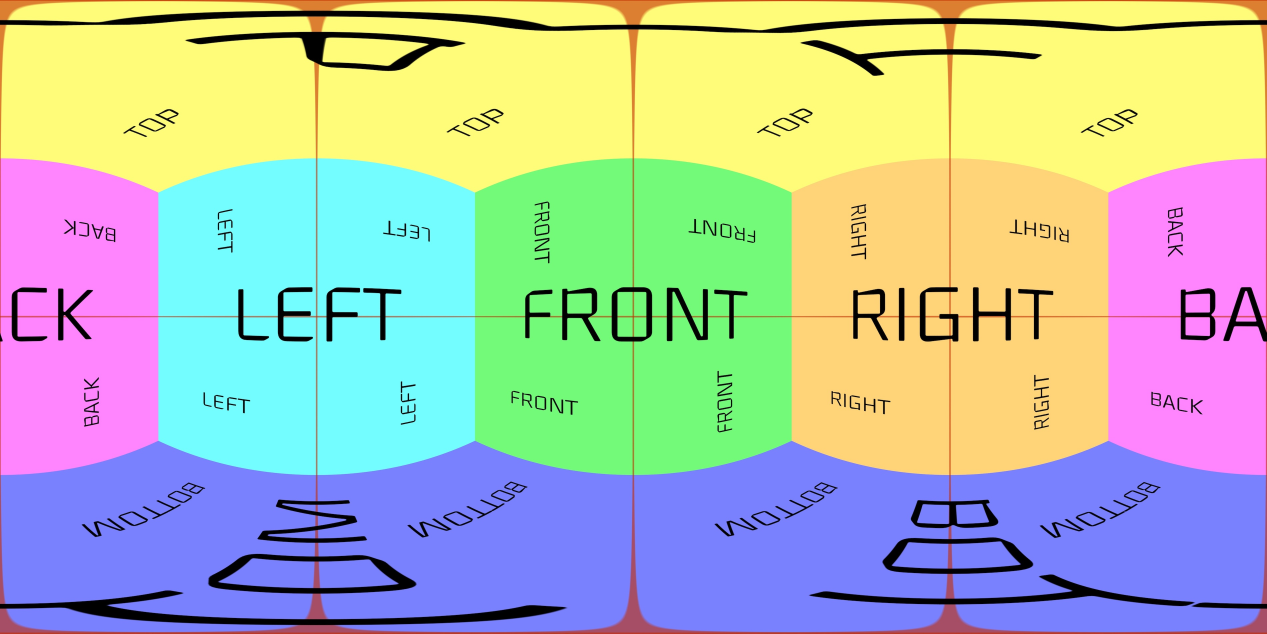
#> input picture Apps/PgSocketViewer/pictures/test.jpg, 3800 x 1900 px (shown at 1/3 size)
$ python -i image_splitter.py   (imports and definitions only)
#> lines starting #> are read from the running program, lines starting #| are printed output that depends on the picture
#> further down, picture is the input picture: shape (1900, 3800, 3); mean B, G, R 175.1, 188.3, 177.2
import os
import cv2
import boto3
import numpy as np
from dotenv import load_dotenv
from pathlib import Path
import sqlite3
import subprocess
import io
from PIL import Image

# Load environment variables from .env file
# [1 line not run here, left out]

R2_ENDPOINT = os.getenv('CV_R2_ENDPOINT')
R2_BUCKET = os.getenv('CV_R2_BUCKET_NAME')
R2_ACCESS_KEY_ID = os.getenv('CV_R2_ACCESS_KEY_ID')
R2_SECRET_ACCESS_KEY = os.getenv('CV_R2_SECRET_ACCESS_KEY')
R2_REGION = os.getenv('CV_R2_REGION', 'auto')

# Resolution levels for image processing
RESOLUTION_LEVELS = {
    'preview': {'resolution': {'width': 480, 'height': 240}},
    'low': {'resolution': {'width': 1920, 'height': 960}},
    'high': {'resolution': {'width': 3840, 'height': 1920}},
    'ultra': {'resolution': {'width': 5760, 'height': 2880}},
}

# Set up boto3 S3 client for R2
# [7 lines that did not run here, left out]

def blur_faces(image: np.ndarray) -> np.ndarray:
    """
    Detect and blur faces in an image using OpenCV's Haar cascade.
    """
    gray = cv2.cvtColor(image, cv2.COLOR_BGR2GRAY)
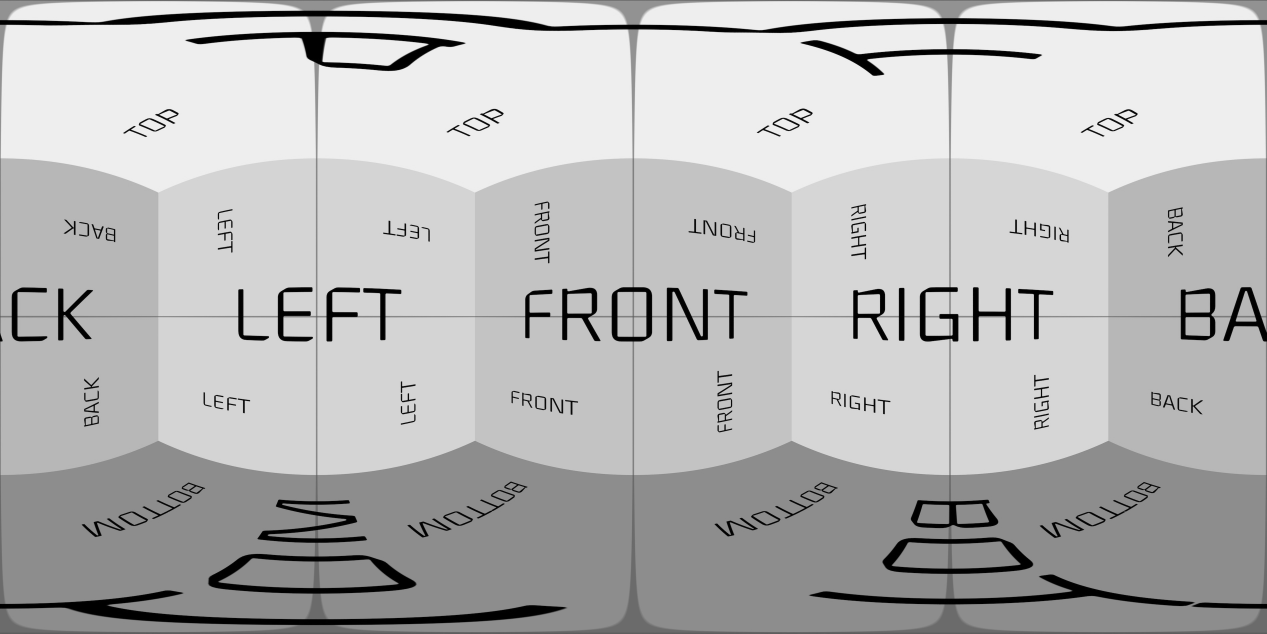
#> gray: shape (1900, 3800) (shown at 1/3 size); min 0, max 245, mean 183.5
    face_cascade = cv2.CascadeClassifier(cv2.data.haarcascades + 'haarcascade_frontalface_default.xml')
    faces = face_cascade.detectMultiScale(gray, scaleFactor=1.1, minNeighbors=5, minSize=(30, 30))
#> faces = ()
    for (x, y, w, h) in faces:
        face_roi = image[y:y+h, x:x+w]
        blurred_face = cv2.GaussianBlur(face_roi, (99, 99), 30)
        image[y:y+h, x:x+w] = blurred_face
#> this loop made 0 passes
    return image

# [177 lines left out: functions lift_shadows, reduce_glare, enhance_360_image, equalise_histogram, create_resized_image, upload_image_resolutions and 2 more, not called in this run]

# [17 lines not run here, left out]

>>> import cv2
>>> picture = cv2.imread('../PgSocketViewer/pictures/test.jpg')
>>> result = blur_faces(picture)
